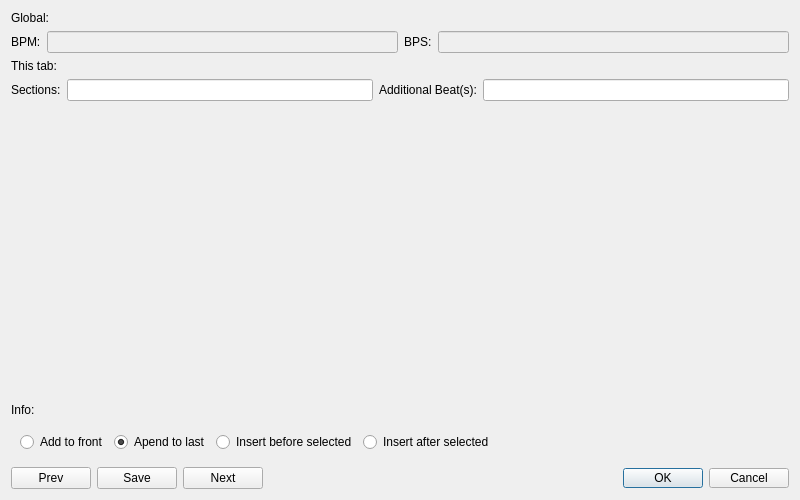
<?xml version="1.0" encoding="UTF-8"?>
<ui version="4.0">
 <class>QTabLineConfigDialog</class>
 <widget class="QDialog" name="QTabLineConfigDialog">
  <property name="geometry">
   <rect>
    <x>0</x>
    <y>0</y>
    <width>800</width>
    <height>500</height>
   </rect>
  </property>
  <property name="sizePolicy">
   <sizepolicy hsizetype="Fixed" vsizetype="Fixed">
    <horstretch>0</horstretch>
    <verstretch>0</verstretch>
   </sizepolicy>
  </property>
  <property name="windowTitle">
   <string>New tab line</string>
  </property>
  <layout class="QVBoxLayout" name="verticalLayout_3">
   <item>
    <layout class="QVBoxLayout" name="verticalLayout">
     <item>
      <widget class="QLabel" name="label_2">
       <property name="text">
        <string>Global:</string>
       </property>
      </widget>
     </item>
     <item>
      <layout class="QHBoxLayout" name="horizontalLayout_2">
       <item>
        <widget class="QLabel" name="label_3">
         <property name="maximumSize">
          <size>
           <width>120</width>
           <height>24</height>
          </size>
         </property>
         <property name="text">
          <string>BPM:</string>
         </property>
        </widget>
       </item>
       <item>
        <widget class="QLineEdit" name="lineEditBPM">
         <property name="enabled">
          <bool>false</bool>
         </property>
         <property name="maximumSize">
          <size>
           <width>16777215</width>
           <height>24</height>
          </size>
         </property>
        </widget>
       </item>
       <item>
        <widget class="QLabel" name="label_4">
         <property name="maximumSize">
          <size>
           <width>120</width>
           <height>24</height>
          </size>
         </property>
         <property name="text">
          <string>BPS:</string>
         </property>
        </widget>
       </item>
       <item>
        <widget class="QLineEdit" name="lineEditBPS">
         <property name="enabled">
          <bool>false</bool>
         </property>
         <property name="maximumSize">
          <size>
           <width>16777215</width>
           <height>24</height>
          </size>
         </property>
        </widget>
       </item>
      </layout>
     </item>
    </layout>
   </item>
   <item>
    <layout class="QVBoxLayout" name="verticalLayout_2">
     <item>
      <widget class="QLabel" name="label_5">
       <property name="text">
        <string>This tab:</string>
       </property>
      </widget>
     </item>
     <item>
      <layout class="QHBoxLayout" name="horizontalLayout">
       <item>
        <widget class="QLabel" name="label">
         <property name="maximumSize">
          <size>
           <width>120</width>
           <height>24</height>
          </size>
         </property>
         <property name="text">
          <string>Sections:</string>
         </property>
        </widget>
       </item>
       <item>
        <widget class="QLineEdit" name="lineEditSections">
         <property name="maximumSize">
          <size>
           <width>16777215</width>
           <height>24</height>
          </size>
         </property>
        </widget>
       </item>
       <item>
        <widget class="QLabel" name="label_6">
         <property name="text">
          <string>Additional Beat(s):</string>
         </property>
        </widget>
       </item>
       <item>
        <widget class="QLineEdit" name="lineEditAdditionalBeat"/>
       </item>
      </layout>
     </item>
    </layout>
   </item>
   <item>
    <widget class="QTabLineDetailWidget" name="widgetTabLine" native="true">
     <property name="sizePolicy">
      <sizepolicy hsizetype="Preferred" vsizetype="Expanding">
       <horstretch>0</horstretch>
       <verstretch>0</verstretch>
      </sizepolicy>
     </property>
    </widget>
   </item>
   <item>
    <widget class="QLabel" name="labelInfo">
     <property name="text">
      <string>Info:</string>
     </property>
    </widget>
   </item>
   <item>
    <widget class="QWidget" name="widgetRadio" native="true">
     <layout class="QHBoxLayout" name="horizontalLayoutRadio">
      <item>
       <widget class="QRadioButton" name="radioButtonAddToFront">
        <property name="text">
         <string>Add to front</string>
        </property>
       </widget>
      </item>
      <item>
       <widget class="QRadioButton" name="radioButtonAppend">
        <property name="maximumSize">
         <size>
          <width>300</width>
          <height>16777215</height>
         </size>
        </property>
        <property name="text">
         <string>Apend to last</string>
        </property>
        <property name="checked">
         <bool>true</bool>
        </property>
       </widget>
      </item>
      <item>
       <widget class="QRadioButton" name="radioButtonInsertBefore">
        <property name="maximumSize">
         <size>
          <width>300</width>
          <height>16777215</height>
         </size>
        </property>
        <property name="text">
         <string>Insert before selected</string>
        </property>
       </widget>
      </item>
      <item>
       <widget class="QRadioButton" name="radioButtonInsertAfter">
        <property name="maximumSize">
         <size>
          <width>300</width>
          <height>16777215</height>
         </size>
        </property>
        <property name="text">
         <string>Insert after selected</string>
        </property>
       </widget>
      </item>
      <item>
       <spacer name="horizontalSpacer">
        <property name="orientation">
         <enum>Qt::Horizontal</enum>
        </property>
        <property name="sizeHint" stdset="0">
         <size>
          <width>40</width>
          <height>20</height>
         </size>
        </property>
       </spacer>
      </item>
     </layout>
    </widget>
   </item>
   <item>
    <layout class="QHBoxLayout" name="horizontalLayout_4">
     <item>
      <layout class="QHBoxLayout" name="horizontalLayout_3">
       <item>
        <widget class="QPushButton" name="pushButtonPrev">
         <property name="text">
          <string>Prev</string>
         </property>
        </widget>
       </item>
       <item>
        <widget class="QPushButton" name="pushButtonSave">
         <property name="text">
          <string>Save</string>
         </property>
        </widget>
       </item>
       <item>
        <widget class="QPushButton" name="pushButtonNext">
         <property name="text">
          <string>Next</string>
         </property>
        </widget>
       </item>
      </layout>
     </item>
     <item>
      <widget class="QDialogButtonBox" name="buttonBox">
       <property name="maximumSize">
        <size>
         <width>16777215</width>
         <height>20</height>
        </size>
       </property>
       <property name="orientation">
        <enum>Qt::Horizontal</enum>
       </property>
       <property name="standardButtons">
        <set>QDialogButtonBox::Cancel|QDialogButtonBox::Ok</set>
       </property>
      </widget>
     </item>
    </layout>
   </item>
  </layout>
 </widget>
 <customwidgets>
  <customwidget>
   <class>QTabLineDetailWidget</class>
   <extends>QWidget</extends>
   <header>qtablinedetailwidget.h</header>
   <container>1</container>
  </customwidget>
 </customwidgets>
 <resources/>
 <connections>
  <connection>
   <sender>buttonBox</sender>
   <signal>accepted()</signal>
   <receiver>QTabLineConfigDialog</receiver>
   <slot>accept()</slot>
   <hints>
    <hint type="sourcelabel">
     <x>248</x>
     <y>254</y>
    </hint>
    <hint type="destinationlabel">
     <x>157</x>
     <y>274</y>
    </hint>
   </hints>
  </connection>
  <connection>
   <sender>buttonBox</sender>
   <signal>rejected()</signal>
   <receiver>QTabLineConfigDialog</receiver>
   <slot>reject()</slot>
   <hints>
    <hint type="sourcelabel">
     <x>316</x>
     <y>260</y>
    </hint>
    <hint type="destinationlabel">
     <x>286</x>
     <y>274</y>
    </hint>
   </hints>
  </connection>
 </connections>
</ui>
